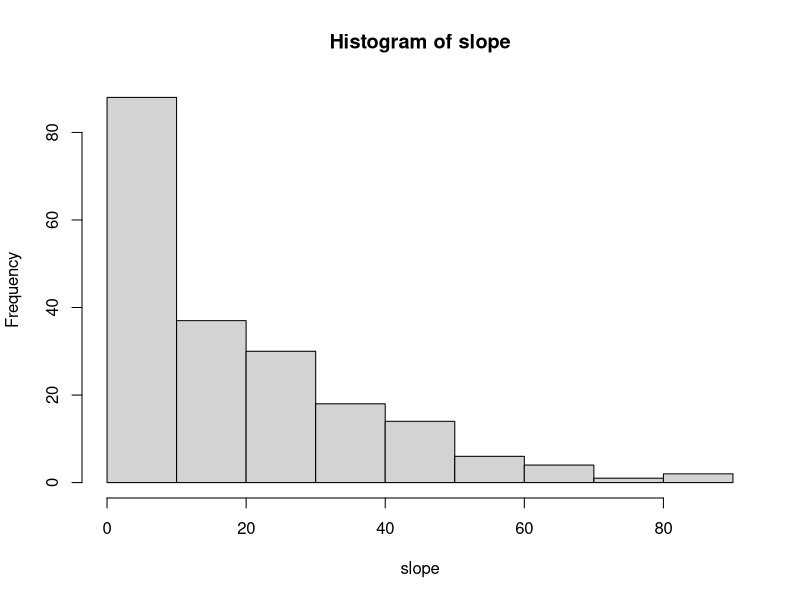
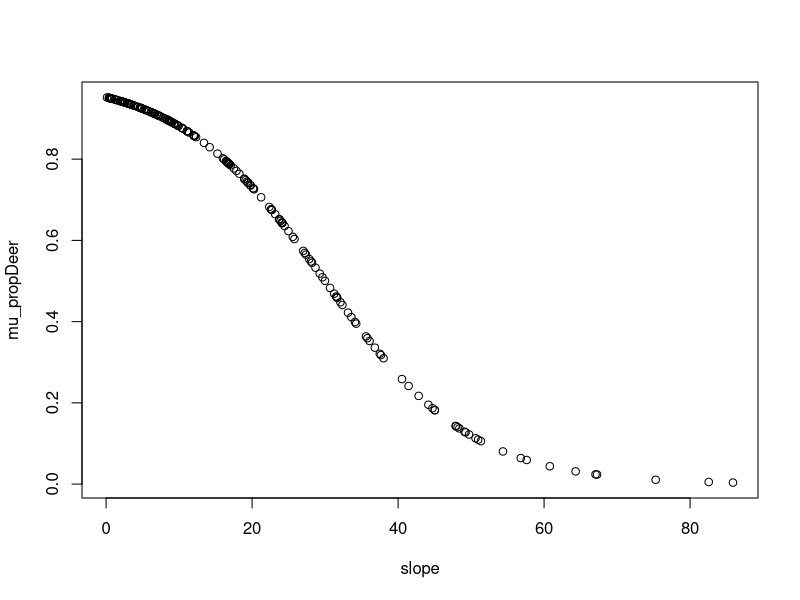
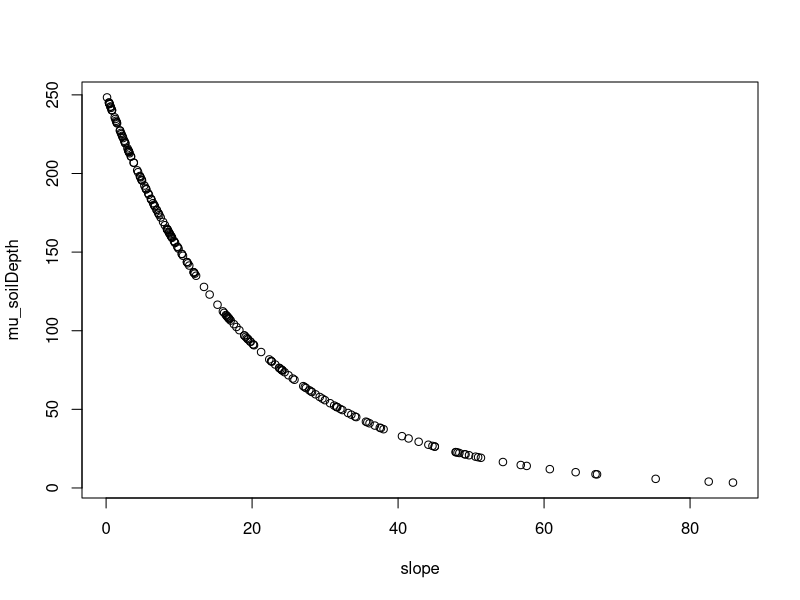
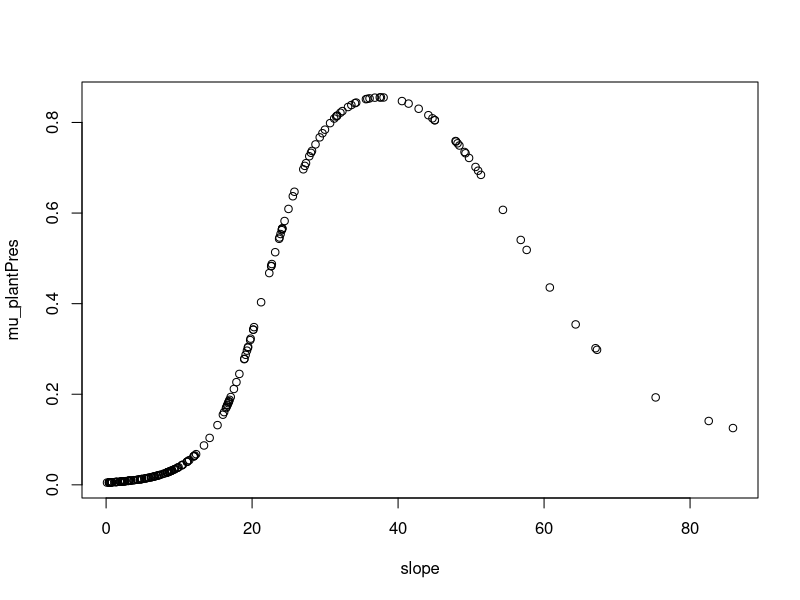
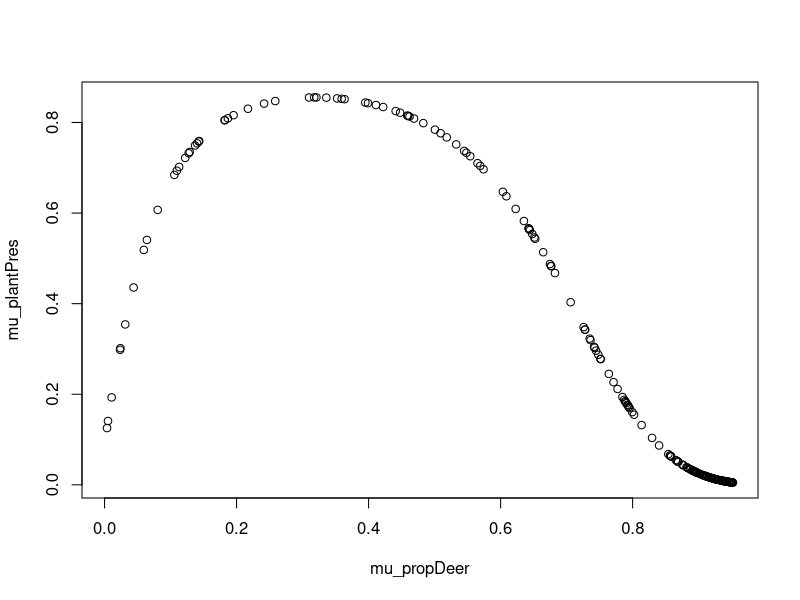
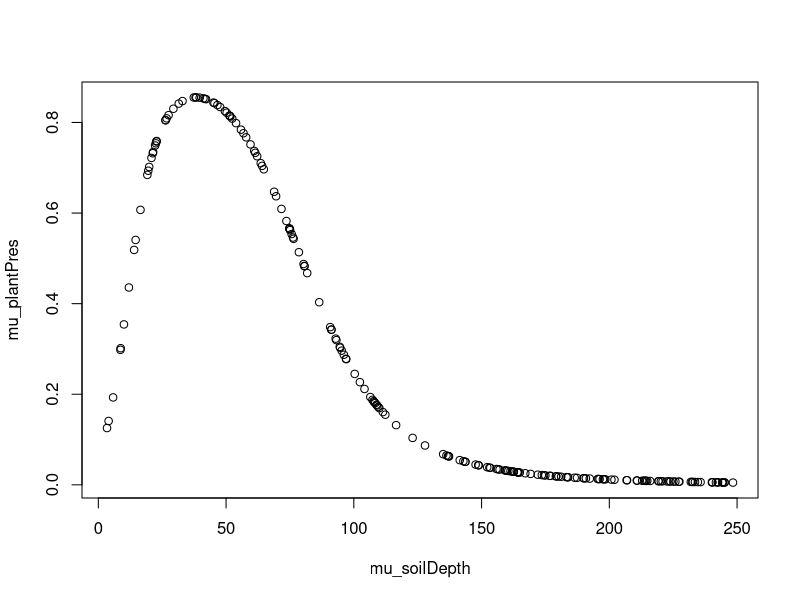
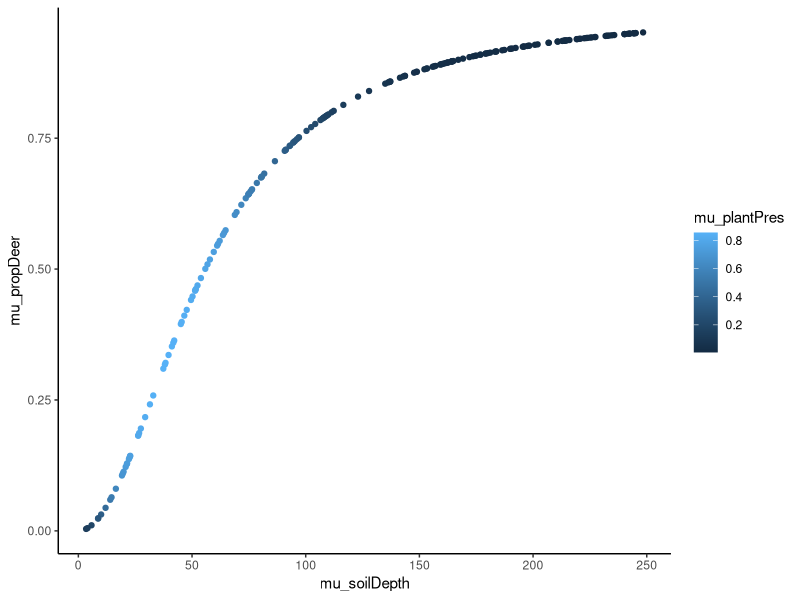
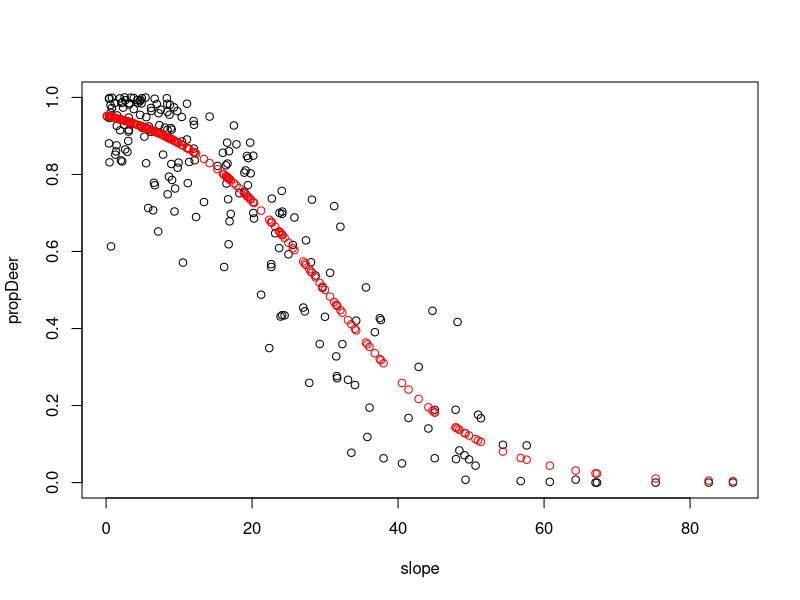

Generate these figures, in order, with R: (Note: this script raises an error after producing the figures.)

# Load everything ---------------------------------------------------------

library(tidyverse)
theme_set(theme_classic())
library(ggeffects)

#Functions
logit <- function(x) -log((1/x) -1)
invLogit <- function(x) 1/(1+exp(-x))

expFun1 <- function(x,a,b) a*exp(x*b)

leq <- function(x,a,b) 1/(1+exp(-(a+b*x)))

#Truncated gamma distribution
trgamma <- function(N,a,b,lims){
  x <- rgamma(N,a,b)
  outside <- x>lims[2]|x<lims[1]
  while(any(outside)){
    x[outside] <- rgamma(sum(outside),a,b)
    outside <- any(x>lims[2]|x<lims[1])
  }
  x
}

#Distribution parameters
set.seed(1)
deerLeqPars <- c(3,-0.1)
soilExpPars <- c(250,-0.05)

Nrep <- 200
# Nsites <- 20 #Future examples: add random effects
slope <- trgamma(Nrep,1,0.05,c(0,90)) #Generate slopes
mu_propDeer <- leq(slope,deerLeqPars[1],deerLeqPars[2]) #Avg deer presence
mu_soilDepth <- expFun1(slope,soilExpPars[1],soilExpPars[2]) #Avg soil depth
plantPresPars <- c(0.5,-2,1,-1) #Parameters for generating plant presence
mu_plantPres <- plantPresPars[1] + 
  scale(mu_propDeer)*plantPresPars[2] + 
  scale(mu_soilDepth)*plantPresPars[3] + 
  scale(mu_propDeer)*scale(mu_soilDepth)*plantPresPars[4] 
mu_plantPres <- invLogit(mu_plantPres*5)
  
hist(slope)
plot(slope,mu_propDeer)
plot(slope,mu_soilDepth)
plot(slope,mu_plantPres)
#Collinear deer/soil data give bad examples in 2D
plot(mu_propDeer,mu_plantPres)
plot(mu_soilDepth,mu_plantPres)
data.frame(mu_plantPres,mu_soilDepth,mu_propDeer) %>% #Easy to see collinearity in 3D
  ggplot(aes(x=mu_soilDepth,y=mu_propDeer))+
  geom_point(aes(col=mu_plantPres))


#Add noise

#Deer
deerTheta <- 10
deerAlpha <- mu_propDeer*deerTheta
deerBeta <- (1-mu_propDeer)*deerTheta
propDeer <- rbeta(length(mu_propDeer),deerAlpha,deerBeta)
plot(slope,propDeer,ylim=c(0,1))
points(slope,mu_propDeer,col='red')

#Soil
soilTheta <- 10
soilAlpha <- mu_soilDepth/soilTheta
soilBeta <- soilTheta
soilDepth <- rgamma(length(mu_soilDepth),shape = soilAlpha, scale=soilBeta)
plot(slope,soilDepth)
points(slope,mu_soilDepth,col='red')

#Plants
plantPres <- rbinom(length(mu_plantPres),size = 1,prob = mu_plantPres)
plot(slope,plantPres)
points(slope,mu_plantPres,col='red')

#Easy to see collinearity in 3D
data.frame(plantPres,soilDepth,propDeer) %>% 
  ggplot(aes(x=soilDepth,y=propDeer))+
  geom_point(aes(col=factor(plantPres)))+
  scale_colour_manual(values=c('black','red'))+
  labs(x='SoilDepth',y='PropDeer',col='PlantPres')

#Assemble dataframe
dat <- data.frame(plantPres,propDeer,soilDepth,slope)
write.csv(dat,'./09 Writing/plantDat.csv',row.names = FALSE)
rm(list=ls()[ls()!='dat'])
mod1 <- glm(plantPres~propDeer*soilDepth,family='binomial',data=dat) 
summary(mod1)

ggpredict(mod1,terms=c('propDeer[0:1 by=0.05]','soilDepth[0,200,400]')) %>% 
  plot()

ggpredict(mod1,terms=c('soilDepth[0:400 by=10]','propDeer[0,0.5,1]')) %>% 
  plot()

ggpredict(mod1,terms=c('propDeer[0:1 by=0.1]','soilDepth[0:400 by=20]')) %>% 
  data.frame() %>% mutate(group=as.numeric(as.character(group))) %>% 
  ggplot(aes(x=x,y=group))+
  geom_raster(aes(fill=predicted))+
  geom_point(data=dat,aes(x=propDeer,y=soilDepth,col=factor(plantPres)))+
  labs(x='propDeer',y='SoilDepth',col='Plant\nPresent')+
  theme_bw()+
  scale_fill_distiller()+
  scale_colour_manual(values=c('red','black'))

data.frame(actual=plantPresPars,estMu=coef(mod1),estSE=diag(vcov(mod1))) %>% 
  mutate(upr=estMu+estSE*1.96,lwr=estMu-estSE*1.96) %>% 
  rownames_to_column('coef') %>% mutate(coef=factor(coef,levels=coef)) %>% 
  ggplot(aes(x=coef))+
  geom_pointrange(aes(y=estMu,ymax=upr,ymin=lwr),col='red')+
  geom_point(aes(y=actual))
  
